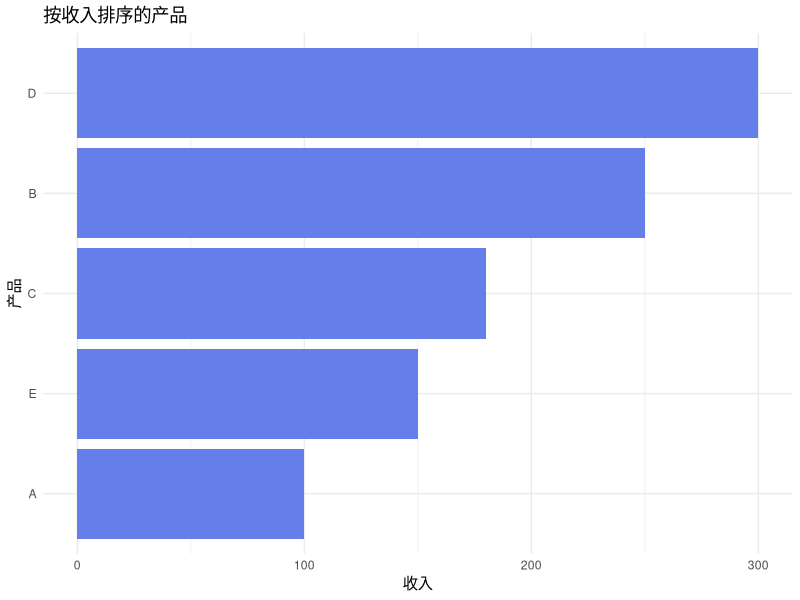
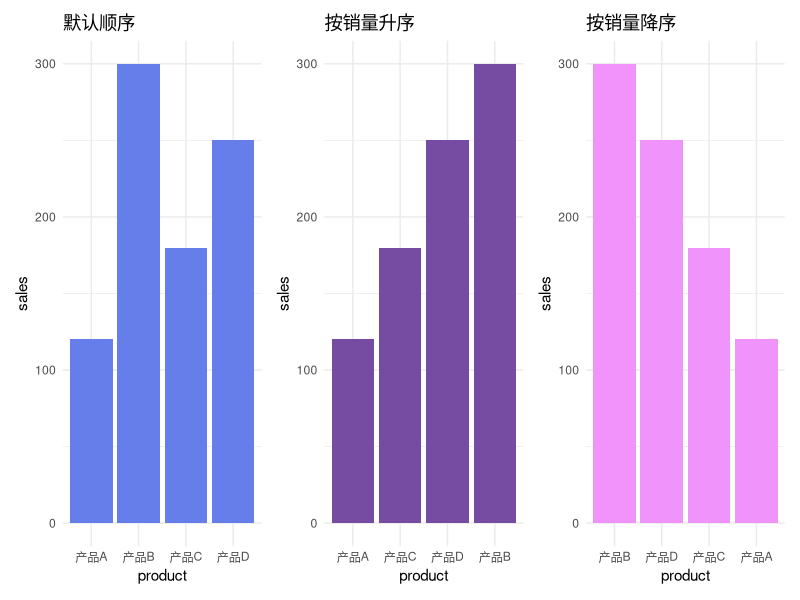
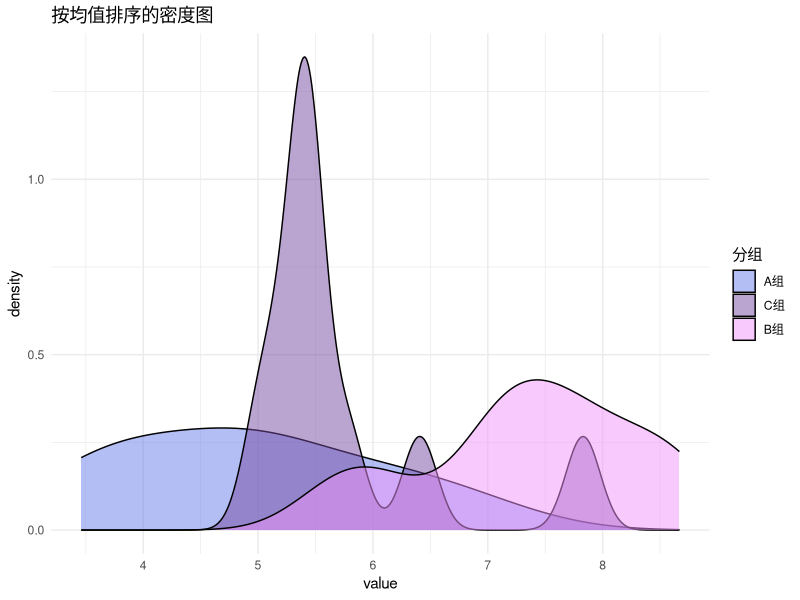
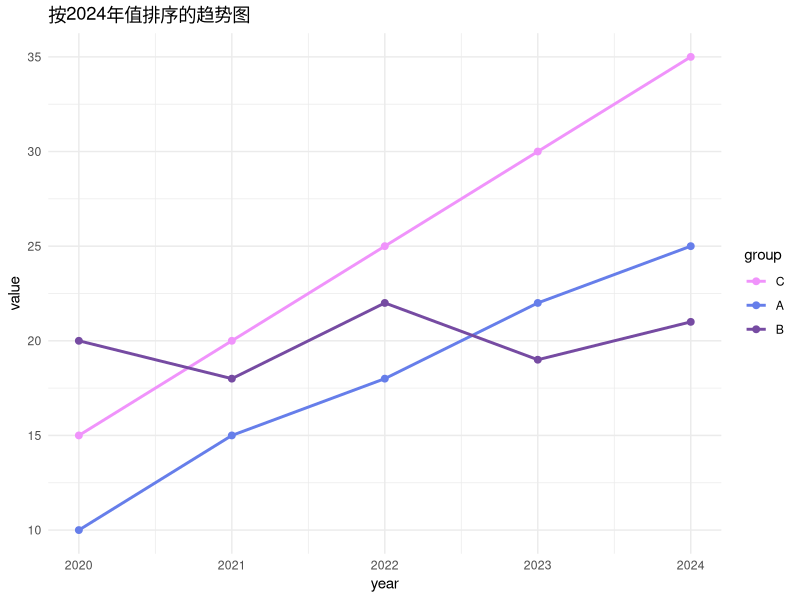
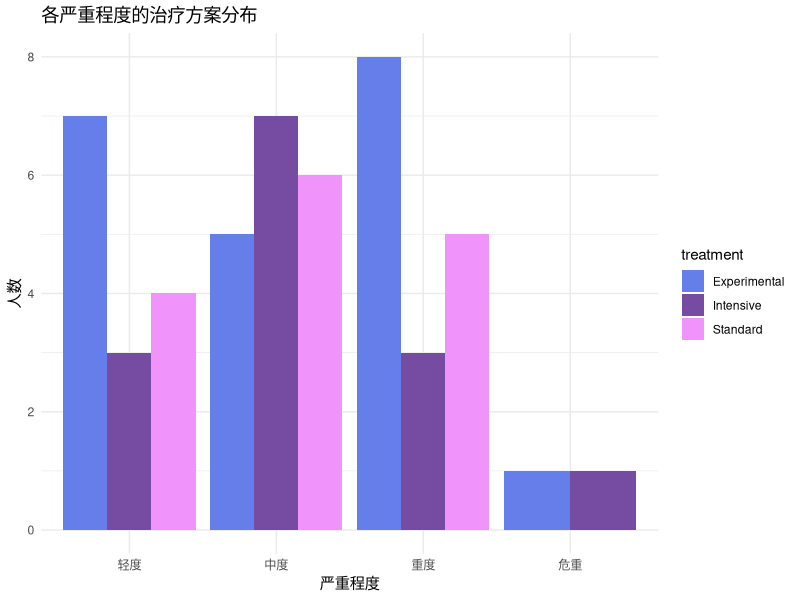
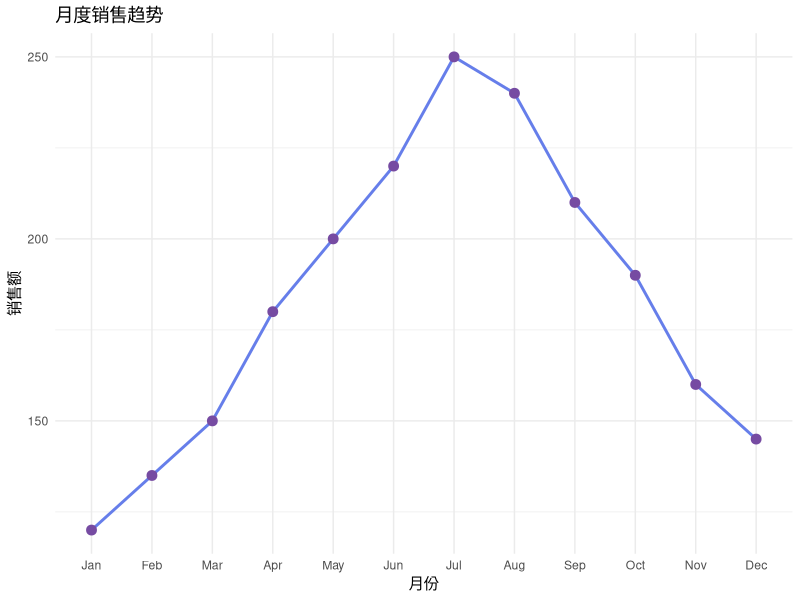

Write the R code that produced these figures, in order.
## ---- chunk 1
knitr::opts_chunk$set(
    echo = TRUE,
    warning = FALSE,
    message = FALSE,
    fig.width = 10,
    fig.height = 6,
    fig.retina = 2,
    out.width = "100%",
    dpi = 150
)
## ---- chunk 2
# 安装并加载必要的包
if (!require("forcats")) install.packages("forcats")
if (!require("dplyr")) install.packages("dplyr")
if (!require("ggplot2")) install.packages("ggplot2")
if (!require("tibble")) install.packages("tibble")

library(forcats)
library(dplyr)
library(ggplot2)
library(tibble)
## ---- chunk 3
# 从字符向量创建因子
education <- c("本科", "硕士", "博士", "本科", "高中", "硕士")
edu_factor <- factor(education)
edu_factor

# 查看因子水平
levels(edu_factor)

# 指定水平顺序（有序因子）
edu_ordered <- factor(
    education,
    levels = c("高中", "本科", "硕士", "博士"),
    ordered = TRUE
)
edu_ordered
## ---- chunk 4
# 问题1：默认按字母顺序排序
treatment <- factor(c("Control", "Treatment A", "Treatment B"))
levels(treatment) # 字母顺序，而非逻辑顺序

# 问题2：修改水平顺序繁琐
# 需要重新创建因子或使用复杂的索引操作

# 问题3：添加新水平容易出错
# 直接赋值可能产生 NA
## ---- chunk 5
# 创建示例数据
responses <- factor(c("同意", "中立", "反对", "同意", "同意", "中立", "反对", "同意"))

# 统计各水平频数
fct_count(responses)

# 获取唯一水平（类似 levels() 但返回因子）
fct_unique(responses)
## ---- chunk 6
# 原始因子
size <- factor(c("Small", "Medium", "Large", "Small", "Large"))
levels(size) # 字母顺序

# 重新排序
size_ordered <- fct_relevel(size, "Small", "Medium", "Large")
levels(size_ordered)

# 只移动特定水平到开头
size_small_first <- fct_relevel(size, "Small")
levels(size_small_first)

# 移动到末尾（使用 after 参数）
size_large_last <- fct_relevel(size, "Large", after = Inf)
levels(size_large_last)

# 移动到特定位置
size_medium_second <- fct_relevel(size, "Medium", after = 1)
levels(size_medium_second)
## ---- chunk 7
# 示例数据
colors <- factor(c("红", "蓝", "红", "绿", "红", "蓝", "红", "绿", "绿"))

# 按频率降序排序
colors_freq <- fct_infreq(colors)
levels(colors_freq)

# 按频率升序
colors_freq_asc <- fct_rev(fct_infreq(colors))
levels(colors_freq_asc)

# 按数字顺序（适用于 "1", "2", "10" 等）
nums <- factor(c("1", "2", "10", "20", "3"))
levels(fct_inseq(nums))
## ---- chunk 8
# 创建示例数据
sales <- tibble(
    product = factor(c("A", "B", "C", "D", "E")),
    revenue = c(100, 250, 180, 300, 150)
)

# 按收入排序
sales <- sales %>%
    mutate(product = fct_reorder(product, revenue))

levels(sales$product)

# 可视化效果
ggplot(sales, aes(x = revenue, y = product)) +
    geom_col(fill = "#667eea") +
    labs(title = "按收入排序的产品", x = "收入", y = "产品") +
    theme_minimal()
## ---- chunk 9
# 使用自定义函数排序
# 例如：按收入的中位数排序
multi_sales <- tibble(
    product = factor(rep(c("A", "B", "C"), each = 3)),
    revenue = c(100, 120, 110, 200, 250, 220, 150, 160, 155)
)

multi_sales <- multi_sales %>%
    mutate(product = fct_reorder(product, revenue, .fun = median))

levels(multi_sales$product)
## ---- chunk 10
# 按数据中首次出现的顺序排列
first_appearance <- factor(c("C", "A", "B", "C", "A"))
levels(first_appearance) # 默认字母顺序

levels(fct_inorder(first_appearance)) # 按出现顺序
## ---- chunk 11
size <- factor(c("Small", "Medium", "Large"),
    levels = c("Small", "Medium", "Large")
)

# 反转水平顺序
size_rev <- fct_rev(size)
levels(size_rev)
## ---- chunk 12
days <- factor(c("Mon", "Tue", "Wed", "Thu", "Fri"),
    levels = c("Mon", "Tue", "Wed", "Thu", "Fri")
)

# 向左移动（Mon 变成最后一个）
days_shift <- fct_shift(days, n = 1)
levels(days_shift)

# 向右移动
days_shift_right <- fct_shift(days, n = -1)
levels(days_shift_right)
## ---- chunk 13
# 原始数据
satisfaction <- factor(c("1", "2", "3", "4", "5", "3", "4", "5"))

# 重新编码
satisfaction_named <- fct_recode(satisfaction,
    "非常不满意" = "1",
    "不满意" = "2",
    "中立" = "3",
    "满意" = "4",
    "非常满意" = "5"
)

levels(satisfaction_named)
fct_count(satisfaction_named)
## ---- chunk 14
# 详细分类
education <- factor(c("小学", "初中", "高中", "本科", "硕士", "博士", "高中", "本科"))

# 合并为粗略分类
education_collapsed <- fct_collapse(education,
    "初等教育" = c("小学", "初中"),
    "中等教育" = "高中",
    "高等教育" = c("本科", "硕士", "博士")
)

levels(education_collapsed)
fct_count(education_collapsed)
## ---- chunk 15
# 示例数据
countries <- factor(c(
    rep("中国", 50), rep("美国", 30), rep("英国", 10),
    rep("法国", 5), rep("德国", 3), rep("日本", 2)
))

# 保留前 n 个最常见的水平
fct_count(fct_lump_n(countries, n = 3))

# 保留至少占比 p 的水平
fct_count(fct_lump_prop(countries, prop = 0.1))

# 保留至少出现 min 次的水平
fct_count(fct_lump_min(countries, min = 5))

# 自定义 "Other" 的名称
fct_count(fct_lump_n(countries, n = 3, other_level = "其他国家"))
## ---- chunk 16
# 原始敏感数据
patients <- factor(c("张三", "李四", "王五", "张三", "李四"))

# 匿名化
patients_anon <- fct_anon(patients, prefix = "Patient_")
levels(patients_anon)
## ---- chunk 17
# 创建有多余水平的因子
colors <- factor(c("红", "蓝", "红"), levels = c("红", "蓝", "绿", "黄"))
levels(colors) # 包含未使用的 "绿" 和 "黄"

# 删除未使用的水平
colors_clean <- fct_drop(colors)
levels(colors_clean)

# 只删除特定水平
colors_keep_green <- fct_drop(colors, only = "黄")
levels(colors_keep_green)
## ---- chunk 18
# 原始因子
sizes <- factor(c("S", "M", "L"))

# 添加新水平
sizes_expanded <- fct_expand(sizes, "XS", "XL")
levels(sizes_expanded)
## ---- chunk 19
# 两个来自不同数据源的因子
survey1 <- factor(c("同意", "中立", "反对"))
survey2 <- factor(c("同意", "反对", "强烈反对"))

# 统一水平
unified <- fct_unify(list(survey1, survey2))
lapply(unified, levels)
## ---- chunk 20
# 示例数据
sales_data <- tibble(
    product = c("产品A", "产品B", "产品C", "产品D"),
    sales = c(120, 300, 180, 250)
)

# 默认顺序（字母序）
p1 <- ggplot(sales_data, aes(x = product, y = sales)) +
    geom_col(fill = "#667eea") +
    labs(title = "默认顺序") +
    theme_minimal()

# 按销量排序
p2 <- sales_data %>%
    mutate(product = fct_reorder(product, sales)) %>%
    ggplot(aes(x = product, y = sales)) +
    geom_col(fill = "#764ba2") +
    labs(title = "按销量升序") +
    theme_minimal()

# 按销量降序
p3 <- sales_data %>%
    mutate(product = fct_reorder(product, sales, .desc = TRUE)) %>%
    ggplot(aes(x = product, y = sales)) +
    geom_col(fill = "#f093fb") +
    labs(title = "按销量降序") +
    theme_minimal()

library(patchwork)
p1 | p2 | p3
## ---- chunk 21
# 分组数据
group_data <- tibble(
    category = rep(c("A组", "B组", "C组"), each = 10),
    value = c(rnorm(10, 5), rnorm(10, 8), rnorm(10, 6))
)

# 按均值排序图例
group_data %>%
    mutate(category = fct_reorder(category, value, .fun = mean)) %>%
    ggplot(aes(x = value, fill = category)) +
    geom_density(alpha = 0.5) +
    scale_fill_manual(values = c("#667eea", "#764ba2", "#f093fb")) +
    labs(title = "按均值排序的密度图", fill = "分组") +
    theme_minimal()
## ---- chunk 22
# 使用 fct_reorder2 按最后一个值排序（适合折线图）
trend_data <- tibble(
    year = rep(2020:2024, 3),
    group = rep(c("A", "B", "C"), each = 5),
    value = c(
        c(10, 15, 18, 22, 25), # A: 上升趋势
        c(20, 18, 22, 19, 21), # B: 平稳
        c(15, 20, 25, 30, 35) # C: 快速上升
    )
)

# 按最后一个值排序
trend_data %>%
    mutate(group = fct_reorder2(group, year, value)) %>%
    ggplot(aes(x = year, y = value, color = group)) +
    geom_line(linewidth = 1) +
    geom_point(size = 2) +
    scale_color_manual(values = c("#f093fb", "#667eea", "#764ba2")) +
    labs(title = "按2024年值排序的趋势图") +
    theme_minimal()
## ---- chunk 23
# 示例数据
survey <- tibble(
    region = factor(c("北", "南", "东", "西", "北", "南", "东", "西", "北", "南")),
    score = c(85, 92, 78, 88, 90, 95, 82, 85, 88, 91)
)

# 按平均分排序后分组统计
survey %>%
    mutate(region = fct_reorder(region, score, .fun = mean)) %>%
    group_by(region) %>%
    summarise(
        mean_score = mean(score),
        n = n()
    ) %>%
    arrange(desc(mean_score))
## ---- chunk 24
# 根据条件创建有序因子
patients <- tibble(
    id = 1:10,
    age = c(25, 45, 67, 38, 72, 55, 29, 61, 43, 80)
)

patients <- patients %>%
    mutate(
        age_group = case_when(
            age < 30 ~ "青年",
            age < 60 ~ "中年",
            TRUE ~ "老年"
        ),
        # 转为有序因子
        age_group = factor(age_group, levels = c("青年", "中年", "老年"))
    )

fct_count(patients$age_group)
## ---- chunk 25
# 模拟问卷数据
survey_data <- tibble(
    id = 1:100,
    education = sample(c("高中", "本科", "硕士", "博士", "其他"), 100,
        replace = TRUE, prob = c(0.2, 0.4, 0.25, 0.1, 0.05)
    ),
    satisfaction = sample(1:5, 100, replace = TRUE),
    income = sample(c("3000以下", "3000-5000", "5000-10000", "10000-20000", "20000以上"),
        100,
        replace = TRUE
    )
)

# 处理因子
survey_clean <- survey_data %>%
    mutate(
        # 教育程度：合并 "其他" 并排序
        education = factor(education) %>%
            fct_relevel("高中", "本科", "硕士", "博士", "其他") %>%
            fct_recode("本科及以下" = "其他"),

        # 满意度：编码并排序
        satisfaction = factor(satisfaction) %>%
            fct_recode(
                "非常不满" = "1", "不满" = "2", "中立" = "3",
                "满意" = "4", "非常满意" = "5"
            ),

        # 收入：排序
        income = factor(income) %>%
            fct_relevel("3000以下", "3000-5000", "5000-10000", "10000-20000", "20000以上")
    )

# 查看处理结果
survey_clean %>%
    count(education, satisfaction) %>%
    head(10)
## ---- chunk 26
# 模拟疾病严重程度数据
clinical_data <- tibble(
    patient_id = 1:50,
    severity = sample(c("Mild", "Moderate", "Severe", "Critical"), 50,
        replace = TRUE, prob = c(0.3, 0.35, 0.25, 0.1)
    ),
    treatment = sample(c("Standard", "Intensive", "Experimental"), 50, replace = TRUE)
)

# 处理严重程度（确保正确顺序）
clinical_clean <- clinical_data %>%
    mutate(
        severity = factor(severity) %>%
            fct_relevel("Mild", "Moderate", "Severe", "Critical") %>%
            fct_recode(
                "轻度" = "Mild",
                "中度" = "Moderate",
                "重度" = "Severe",
                "危重" = "Critical"
            )
    )

# 统计并可视化
clinical_clean %>%
    count(severity, treatment) %>%
    ggplot(aes(x = severity, y = n, fill = treatment)) +
    geom_col(position = "dodge") +
    scale_fill_manual(values = c("#667eea", "#764ba2", "#f093fb")) +
    labs(title = "各严重程度的治疗方案分布", x = "严重程度", y = "人数") +
    theme_minimal()
## ---- chunk 27
# 模拟月度销售数据
monthly_sales <- tibble(
    month = factor(month.abb, levels = month.abb),
    sales = c(120, 135, 150, 180, 200, 220, 250, 240, 210, 190, 160, 145)
)

# 从某个月份开始（如财年从4月开始）
monthly_sales_fy <- monthly_sales %>%
    mutate(month = fct_shift(month, n = 3)) # Apr 成为第一个

levels(monthly_sales_fy$month)

# 可视化
ggplot(monthly_sales, aes(x = month, y = sales, group = 1)) +
    geom_line(color = "#667eea", linewidth = 1) +
    geom_point(color = "#764ba2", size = 3) +
    labs(title = "月度销售趋势", x = "月份", y = "销售额") +
    theme_minimal()
